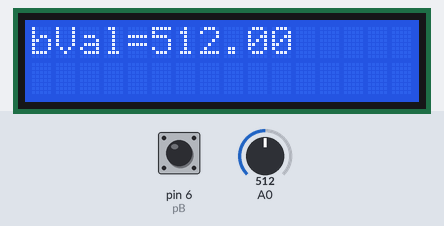
A sketch run on a simulated Arduino Uno, built with avr-gcc and run on an emulated ATmega328P. Shown: 16×2 character LCD. Inputs (shaded band) come from the test bench; at power-on: pin 6 (pB) HIGH, A0 = 512. What the sketch prints to the serial monitor is not drawn.

Above: at 1.2 s.
1.3 s: pin 6 (pB) pulled LOW for 0.15 s
At 1.39 s:
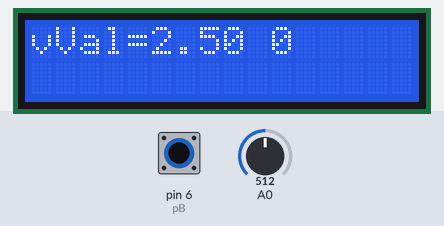
2.9 s: A0 set to 107
At 4.1 s:
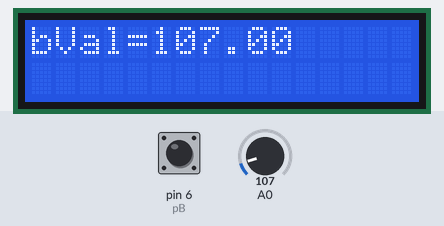
4.4 s: A0 set to 90
At 5.6 s:
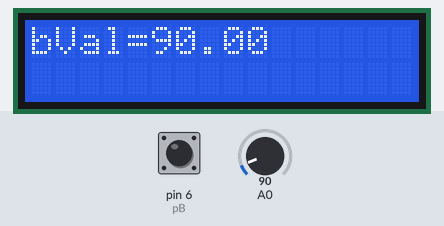
5.9 s: pin 6 (pB) pulled LOW for 1 s
At 6.5 s:
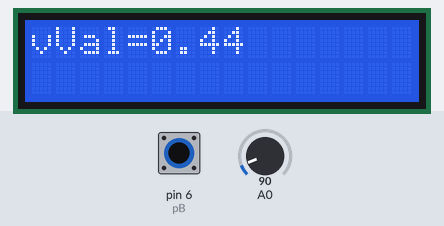
8.4 s: A0 set to 122
At 9.6 s:
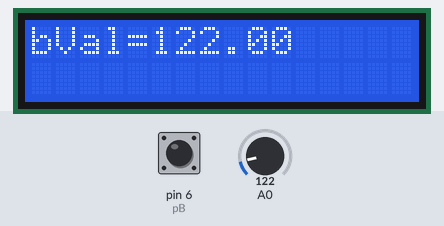
9.9 s: A0 set to 981
At 11.1 s:
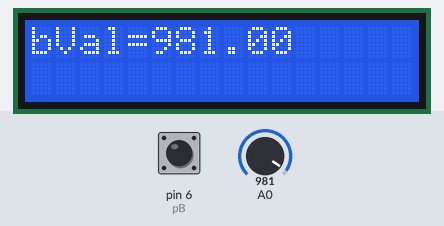
11.4 s: A0 set to 1015
Timing chart, 0 to 13.9 s (numbered marks = the images above; inputs shaded):
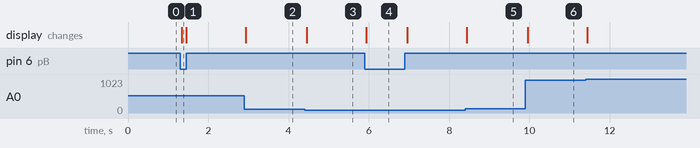

The sketch:

6LCD_Bitvalpress_VoltvalNotpress.ino
```cpp
/*
This code uses a potentiometer and a pushbutton with an Arduino board to display the
voltage and bit value on an LCD screen and the serial monitor.
The potentiometer value is converted into a voltage value, which is then displayed on the LCD screen.
The pushbutton is used to switch between displaying the bit value and voltage value on the LCD screen.
*/
// Include the LiquidCrystal library
#include <LiquidCrystal.h>

// Initialize the LCD display
const int rs = 12, en = 11, d4 = 5, d5 = 4, d6 = 3, d7 = 2;
LiquidCrystal lcd(rs, en, d4, d5, d6, d7);

// Declare variables for the potentiometer and voltage value
float pM = A0;
float x;

// Declare variables for the pushbutton and its state
int pB = 6;
int buttonState;

void setup() {
// Initialize the LCD and Serial Monitor
lcd.begin(16, 2);
pinMode(pB, INPUT_PULLUP);
Serial.begin(9600);
}

void loop() {
// Read the value of the potentiometer and calculate the voltage value
pM = analogRead(A0);
x = (pM/1023.0)*5.0;

// Read the state of the pushbutton
buttonState = digitalRead(pB);

// Display the bit value on the LCD screen if the button is not pressed
if(buttonState==HIGH){
lcd.setCursor(0, 0);
lcd.print("bVal=");
lcd.print(pM);
lcd.print(" ");
}
// Display the voltage value on the LCD screen if the button is pressed
else {
lcd.setCursor(0, 0);
lcd.print("vVal=");
lcd.print(x);
lcd.print(" ");
}

// Display voltage, bit value, and button state on the Serial Monitor
Serial.print("bVal=");
Serial.print(pM);
Serial.print("\t");
Serial.print("vVal=");
Serial.print(x);
Serial.print("\t");
Serial.print("pB=");
Serial.println(buttonState);
}
```

Measured:
- after the input at 1.3 s, the display: changes at once (image 1)
- after the input at 2.9 s, the display: changes at once (image 2)
- after the input at 4.4 s, the display: changes after 0.05 s (image 3)
- after the input at 5.9 s, the display: changes at once (image 4)
- after the input at 8.4 s, the display: changes at once (image 5)
- after the input at 9.9 s, the display: changes after 0.05 s (image 6)
